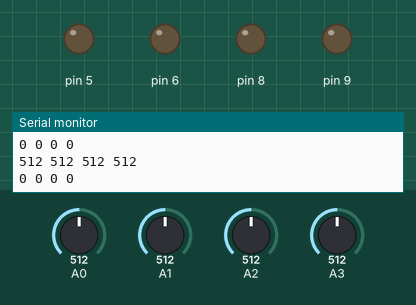
The sketch below on a simulated Arduino Uno, built with avr-gcc and run on an emulated ATmega328P. Parts: output pins drawn as LEDs (lit = HIGH), the last lines printed to the serial monitor. Inputs (shaded band) come from the test bench; at power-on: A0 = 512, A1 = 512, A2 = 512, A3 = 512.

Above: at 1.2 s.
1.3 s: A0 set to 407
2.8 s: A0 set to 386
At 4.0 s:
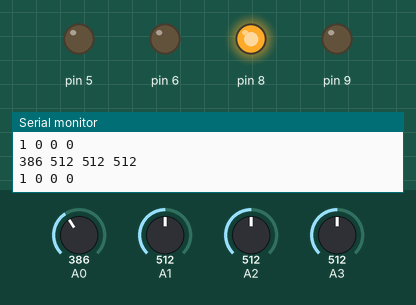
Timing chart, 0 to 5.8 s (numbered marks = the images above; inputs shaded):
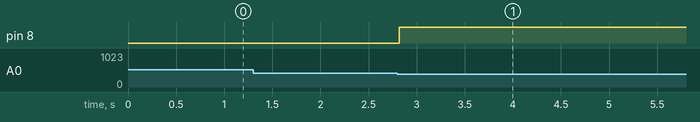

The sketch:

line_follower.ino
```cpp
int s1,s2,s3,s4;
boolean k1,k2,k3,k4;
void setup() {
  // put your setup code here, to run once:
pinMode(5,OUTPUT);
pinMode(6,OUTPUT);
pinMode(8,OUTPUT);
pinMode(9,OUTPUT);
Serial.begin(9600);
}

void forward()
{
  digitalWrite(5,HIGH);
  digitalWrite(6,LOW);
  digitalWrite(8,HIGH);
  digitalWrite(9,LOW);
}
void right()
{
  digitalWrite(5,HIGH);
  digitalWrite(6,LOW);
   digitalWrite(8,LOW);
    digitalWrite(9,LOW);
}
void left()
{
  digitalWrite(5,LOW);
  digitalWrite(6,LOW);
   digitalWrite(8,HIGH);
    digitalWrite(9,LOW);
}


void loop() {
  // put your main code here, to run repeatedly:
s1=analogRead(A0);
s2=analogRead(A1);
s3=analogRead(A2);
s4=analogRead(A3);
if(s1<400)
k1=1;
else
k1=0;
if(s2<300)
k2=1;
else
k2=0;
if(s3<400)
k3=1;
else
k3=0;
if(s4<290)
k4=1;
else
k4=0;
if(k1==0 && k2==1 && k3==1 && k4==0)
forward();
else if(k1==1 && k2==0 && k3==0 && k4==0)
left();
else if(k1==1 && k2==1 && k3==0 && k4==0)
left();
else if(k1==1 && k2==1 && k3==1 && k4==0)
left();
//else if(k1==0 && k2==1 && k3==0 && k4==0)
//left();
else if(k1==0 && k2==1 && k3==1 && k4==1)
right();
else if(k1==0 && k2==0 && k3==1 && k4==1)
right();
else if(k1==0 && k2==0 && k3==0 && k4==1)
right();
//else if(k1==0 && k2==0 && k3==1 && k4==0)
//right()
;

Serial.print(s1);
Serial.print(" ");
Serial.print(s2);
Serial.print(" ");
Serial.print(s3);
Serial.print(" ");
Serial.print(s4);
Serial.println();
delay(100);
Serial.print(k1);
Serial.print(" ");
Serial.print(k2);
Serial.print(" ");
Serial.print(k3);
Serial.print(" ");
Serial.print(k4);
Serial.println();
delay(100);
}
```

Measured:
- the behaviour switches between 400 and 399 on A0 (found by bisection; images 0 and 1)
- after the input at 2.8 s, pin 8: LOW → HIGH at once
